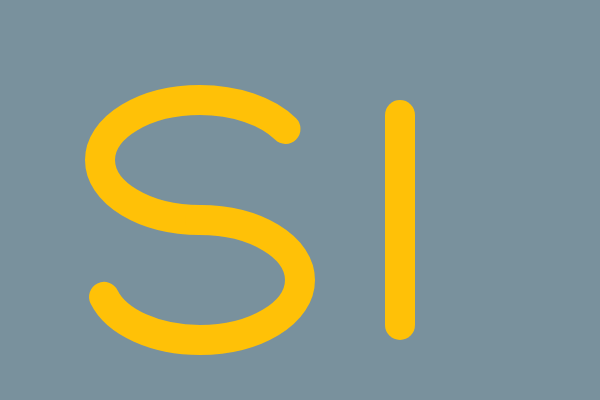
Frame 1 (no input)
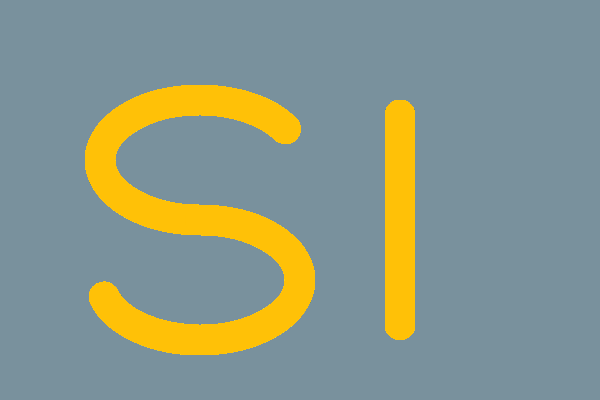
Frame 60 (no input)
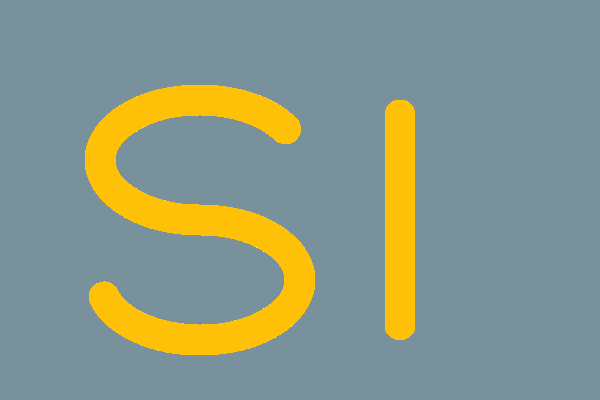
Frame 120 (the mouse pressed at the canvas centre since frame 60)

The p5.js sketch that drew these frames (run headless with seeded random() and noise() and a simulated clock; from frame 60 on, the mouse is pressed at the canvas centre):

// p5.js sketch
// ── sketch.js
// LMC 2700 Lab 1
// 6. In-class exercise: Draw your initials with basic shapes and lines
// Lab page: https://gatech.instructure.com/courses/485270/assignments/2162834
// Refernce: https://p5js.org/reference/#Shape

function setup() {
  createCanvas(600, 400);
  background(color("#607D8BD6"));
  // ----- STYLING -----
  stroke("#FFC107"); // Set line (stroke) color
  strokeWeight(30); // Line thickness
  noFill(); // Shapes are outlines only (no inside color)
}

function draw() {
  // ----- DRAW THE LETTER "S" -----
  // arc(x, y, width, height, start, stop, mode)
  angleMode(DEGREES);
  // Top part of S
  arc(200, 160, 200, 120, 90, 340);
  // Bottom part of S
  arc(200, 280, 200, 120, -90, 170);

  // ----- DRAW THE LETTER "I" -----
  // line(x1, y1, x2, y2)
  line(400, 160 - 90 / 2, 400, 280 + 90 / 2);
}
